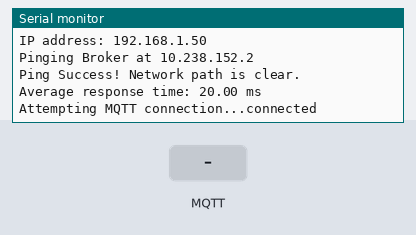
A sketch run on a simulated ESP32. On the bench: the last lines printed to the serial monitor. The inputs (shaded band) are chosen by the test bench. WiFi joins after 1.5 s; servers stay silent unless stated; random numbers use the default seed unless the sketch sets one; no MQTT or app messages arrive unless stated.

Above: at 3.7 s.
3.8 s: MQTT message "1" arrives on the first subscribed topic
At 4.3 s:
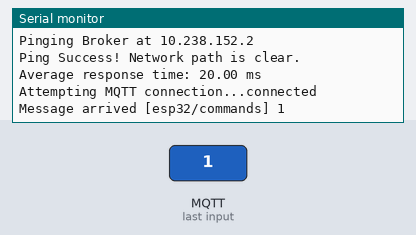
5.3 s: MQTT message "on" arrives on the first subscribed topic
At 6.5 s:
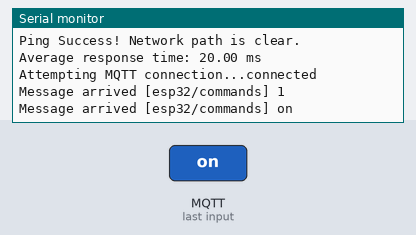
6.8 s: MQTT message "off" arrives on the first subscribed topic
At 7.8 s:
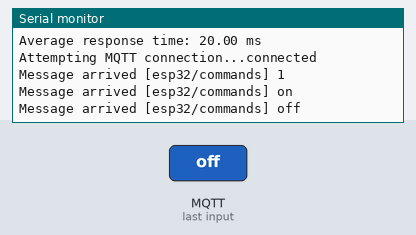

The sketch:

mqtt_test.ino
```cpp
#include <WiFi.h>
#include <ESPping.h>    // Library by dvarrel
#include <PubSubClient.h>

// --- Configuration ---
const char* ssid = "realme narzo 60x 5G";
const char* password = "n83c8y8n";
const char* mqtt_server = "10.238.152.2"; // e.g., "192.168.1.50"
const int mqtt_port       = 1883;

WiFiClient espClient;
PubSubClient client(espClient);

unsigned long lastMsg = 0;

void setup_wifi() {
  delay(10);
  Serial.println();
  Serial.print("Connecting to ");
  Serial.println(ssid);

  WiFi.begin(ssid, password);

  while (WiFi.status() != WL_CONNECTED) {
    delay(500);
    Serial.print(".");
  }

  Serial.println("");
  Serial.println("WiFi connected");
  Serial.print("IP address: ");
  Serial.println(WiFi.localIP());
}

void callback(char* topic, byte* payload, unsigned long length) {
  Serial.print("Message arrived [");
  Serial.print(topic);
  Serial.print("] ");
  for (int i = 0; i < length; i++) {
    Serial.print((char)payload[i]);
  }
  Serial.println();
}

void reconnect() {
  // Loop until we're reconnected
  while (!client.connected()) {
    Serial.print("Attempting MQTT connection...");
    // Create a random client ID
    String clientId = "ESP32Client-";
    clientId += String(random(0xffff), HEX);

    // Attempt to connect
    if (client.connect(clientId.c_str())) {
      Serial.println("connected");
      client.subscribe("esp32/commands");
    } else {
      Serial.print("failed, rc=");
      Serial.print(client.state());
      Serial.println(" try again in 5 seconds");
      delay(5000);
    }
  }
}

void setup() {
  Serial.begin(115200);
  setup_wifi();

  // --- Ping Test Implementation ---
  Serial.print("Pinging Broker at ");
  Serial.println(mqtt_server);

  if(Ping.ping(mqtt_server, 3)) {
    Serial.println("Ping Success! Network path is clear.");
    Serial.print("Average response time: ");
    Serial.print(Ping.averageTime());
    Serial.println(" ms");
  } else {
    Serial.println("Ping FAILED. Check Pi IP and Router settings.");
  }

  client.setServer(mqtt_server, mqtt_port);
  client.setCallback(callback);
}

void loop() {
  if (!client.connected()) {
    reconnect();
  }
  client.loop();

  // Publish a heartbeat every 10 seconds
  unsigned long now = millis();
  if (now - lastMsg > 10000) {
    lastMsg = now;
    String msg = "ESP32 Uptime: " + String(now / 1000) + "s";
    Serial.print("Publishing: ");
    Serial.println(msg);
    client.publish("esp32/data", msg.c_str());
  }
}
```

Measured:
- after the input at 3.8 s, the serial monitor: prints a new line at once (image 1)
- after the input at 5.3 s, the serial monitor: prints a new line at once (image 2)
- after the input at 6.8 s, the serial monitor: prints a new line at once (image 3)
